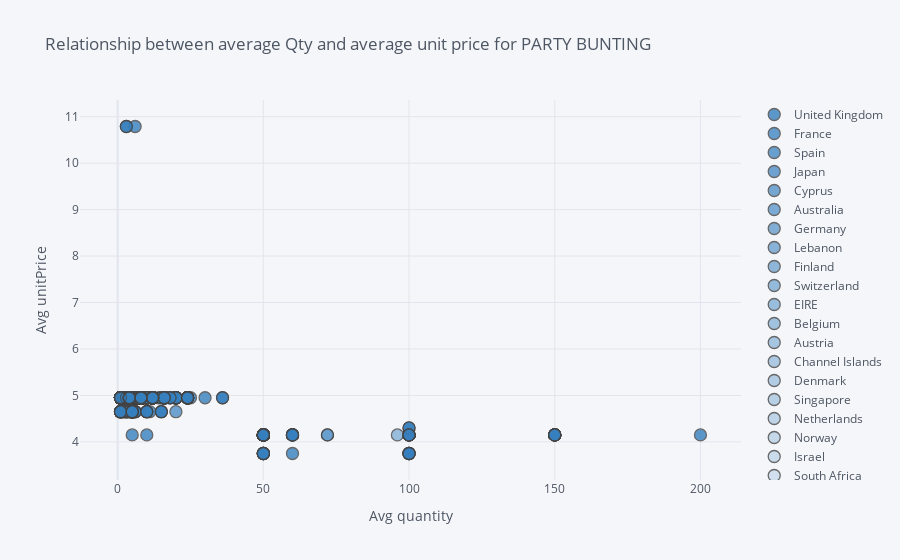

Write notebook code for a chart like this one.
### Code cell
pb.iplot(x='Quantity',
            y='UnitPrice',
            categories='Country',
            xTitle='Avg quantity', 
            yTitle='Avg unitPrice', 
            title='Relationship between avg quantity and avg unit price for PARTY BUNTING',
            color='blue'
            )

### Figure 1 — Plotly figure (JSON) as saved in the notebook; plotly's stock layout.template omitted (floating-point values rounded to 4 significant figures; data arrays with more than 128 entries replaced by an {"elided": "..."} marker saying what was removed)
{"data": [{"marker": {"color": "rgba(55, 128, 191, 1.0)", "line": {"width": 1.3}, "opacity": 0.8, "size": 12, "symbol": "circle"}, "mode": "markers", "name": "United Kingdom", "textfont": {"color": "#4D5663"}, "type": "scatter", "x": {"elided": "1307 int values"}, "y": {"elided": "1307 float values"}}, {"marker": {"color": "rgba(55, 128, 191, 0.96)", "line": {"width": 1.3}, "opacity": 0.8, "size": 12, "symbol": "circle"}, "mode": "markers", "name": "France", "textfont": {"color": "#4D5663"}, "type": "scatter", "x": [5, 5, 10, 12, 2, 12, 4, 4, 4, 4, 12, 8, 4, 4, 4, 4, 4, 4, 4, 4, 4, 8], "y": [4.65, 4.65, 4.95, 4.95, 4.95, 4.95, 4.95, 4.95, 4.95, 4.95, 4.95, 4.95, 4.95, 4.95, 4.95, 4.95, 4.95, 4.95, 4.95, 4.95, 4.95, 4.95]}, {"marker": {"color": "rgba(55, 128, 191, 0.9199999999999999)", "line": {"width": 1.3}, "opacity": 0.8, "size": 12, "symbol": "circle"}, "mode": "markers", "name": "Spain", "textfont": {"color": "#4D5663"}, "type": "scatter", "x": [1, 5, 5, 8, 4, 3, 4, 8], "y": [4.65, 4.65, 4.65, 4.95, 4.95, 4.95, 4.95, 4.95]}, {"marker": {"color": "rgba(55, 128, 191, 0.8799999999999999)", "line": {"width": 1.3}, "opacity": 0.8, "size": 12, "symbol": "circle"}, "mode": "markers", "name": "Japan", "textfont": {"color": "#4D5663"}, "type": "scatter", "x": [20, 100, 50], "y": [4.65, 3.75, 4.15]}, {"marker": {"color": "rgba(55, 128, 191, 0.8399999999999999)", "line": {"width": 1.3}, "opacity": 0.8, "size": 12, "symbol": "circle"}, "mode": "markers", "name": "Cyprus", "textfont": {"color": "#4D5663"}, "type": "scatter", "x": [1, 5, 1], "y": [4.65, 4.65, 4.95]}, {"marker": {"color": "rgba(55, 128, 191, 0.8)", "line": {"width": 1.3}, "opacity": 0.8, "size": 12, "symbol": "circle"}, "mode": "markers", "name": "Australia", "textfont": {"color": "#4D5663"}, "type": "scatter", "x": [5, 4, 12, 100, 24, 8, 100, 12], "y": [4.65, 4.95, 4.95, 4.15, 4.95, 4.95, 4.15, 4.95]}, {"marker": {"color": "rgba(55, 128, 191, 0.76)", "line": {"width": 1.3}, "opacity": 0.8, "size": 12, "symbol": "circle"}, "mode": "markers", "name": "Germany", "textfont": {"color": "#4D5663"}, "type": "scatter", "x": [10, 4, 4, 8, 8], "y": [4.65, 4.95, 4.95, 4.95, 4.95]}, {"marker": {"color": "rgba(55, 128, 191, 0.72)", "line": {"width": 1.3}, "opacity": 0.8, "size": 12, "symbol": "circle"}, "mode": "markers", "name": "Lebanon", "textfont": {"color": "#4D5663"}, "type": "scatter", "x": [15], "y": [4.65]}, {"marker": {"color": "rgba(55, 128, 191, 0.6799999999999999)", "line": {"width": 1.3}, "opacity": 0.8, "size": 12, "symbol": "circle"}, "mode": "markers", "name": "Finland", "textfont": {"color": "#4D5663"}, "type": "scatter", "x": [4, 8], "y": [4.95, 4.95]}, {"marker": {"color": "rgba(55, 128, 191, 0.6399999999999999)", "line": {"width": 1.3}, "opacity": 0.8, "size": 12, "symbol": "circle"}, "mode": "markers", "name": "Switzerland", "textfont": {"color": "#4D5663"}, "type": "scatter", "x": [8, 4, 12, 50, 12], "y": [4.95, 4.95, 4.95, 4.15, 4.95]}, {"marker": {"color": "rgba(55, 128, 191, 0.5999999999999999)", "line": {"width": 1.3}, "opacity": 0.8, "size": 12, "symbol": "circle"}, "mode": "markers", "name": "EIRE", "textfont": {"color": "#4D5663"}, "type": "scatter", "x": [4, 50, 4, 8, 50, 4, 72, 4, 72, 4, 3, 4, 4, 4, 8, 4, 4, 96, 4], "y": [4.95, 4.15, 4.95, 4.95, 4.15, 4.95, 4.15, 4.95, 4.15, 4.95, 4.95, 4.95, 4.95, 4.95, 4.95, 4.95, 4.95, 4.15, 4.95]}, {"marker": {"color": "rgba(55, 128, 191, 0.5599999999999998)", "line": {"width": 1.3}, "opacity": 0.8, "size": 12, "symbol": "circle"}, "mode": "markers", "name": "Belgium", "textfont": {"color": "#4D5663"}, "type": "scatter", "x": [4, 4], "y": [4.95, 4.95]}, {"marker": {"color": "rgba(55, 128, 191, 0.5199999999999998)", "line": {"width": 1.3}, "opacity": 0.8, "size": 12, "symbol": "circle"}, "mode": "markers", "name": "Austria", "textfont": {"color": "#4D5663"}, "type": "scatter", "x": [8], "y": [4.95]}, {"marker": {"color": "rgba(55, 128, 191, 0.4799999999999998)", "line": {"width": 1.3}, "opacity": 0.8, "size": 12, "symbol": "circle"}, "mode": "markers", "name": "Channel Islands", "textfont": {"color": "#4D5663"}, "type": "scatter", "x": [12, 4, 24], "y": [4.95, 4.95, 4.95]}, {"marker": {"color": "rgba(55, 128, 191, 0.44)", "line": {"width": 1.3}, "opacity": 0.8, "size": 12, "symbol": "circle"}, "mode": "markers", "name": "Denmark", "textfont": {"color": "#4D5663"}, "type": "scatter", "x": [12], "y": [4.95]}, {"marker": {"color": "rgba(55, 128, 191, 0.39999999999999997)", "line": {"width": 1.3}, "opacity": 0.8, "size": 12, "symbol": "circle"}, "mode": "markers", "name": "Singapore", "textfont": {"color": "#4D5663"}, "type": "scatter", "x": [8], "y": [4.95]}, {"marker": {"color": "rgba(55, 128, 191, 0.35999999999999993)", "line": {"width": 1.3}, "opacity": 0.8, "size": 12, "symbol": "circle"}, "mode": "markers", "name": "Netherlands", "textfont": {"color": "#4D5663"}, "type": "scatter", "x": [50], "y": [4.15]}, {"marker": {"color": "rgba(55, 128, 191, 0.3199999999999999)", "line": {"width": 1.3}, "opacity": 0.8, "size": 12, "symbol": "circle"}, "mode": "markers", "name": "Norway", "textfont": {"color": "#4D5663"}, "type": "scatter", "x": [4, 8], "y": [4.95, 4.95]}, {"marker": {"color": "rgba(55, 128, 191, 0.27999999999999986)", "line": {"width": 1.3}, "opacity": 0.8, "size": 12, "symbol": "circle"}, "mode": "markers", "name": "Israel", "textfont": {"color": "#4D5663"}, "type": "scatter", "x": [1], "y": [4.95]}, {"marker": {"color": "rgba(55, 128, 191, 0.23999999999999982)", "line": {"width": 1.3}, "opacity": 0.8, "size": 12, "symbol": "circle"}, "mode": "markers", "name": "South Africa", "textfont": {"color": "#4D5663"}, "type": "scatter", "x": [4], "y": [4.95]}], "layout": {"legend": {"bgcolor": "#F5F6F9", "font": {"color": "#4D5663"}}, "paper_bgcolor": "#F5F6F9", "plot_bgcolor": "#F5F6F9", "title": {"font": {"color": "#4D5663"}, "text": "Relationship between average Qty and average unit price for PARTY BUNTING"}, "xaxis": {"gridcolor": "#E1E5ED", "showgrid": true, "tickfont": {"color": "#4D5663"}, "title": {"font": {"color": "#4D5663"}, "text": "Avg quantity"}, "zerolinecolor": "#E1E5ED"}, "yaxis": {"gridcolor": "#E1E5ED", "showgrid": true, "tickfont": {"color": "#4D5663"}, "title": {"font": {"color": "#4D5663"}, "text": "Avg unitPrice"}, "zerolinecolor": "#E1E5ED"}}}
